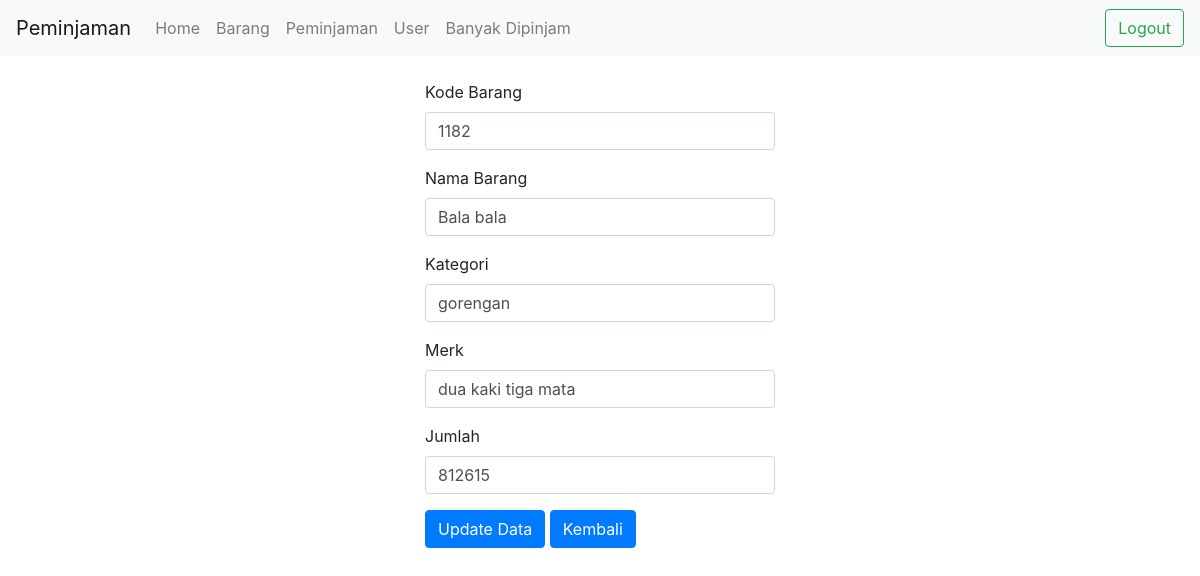
/edit.php?id=20 (signed in), run on the app's committed database.
### tables this page shows
CREATE TABLE `barang` (
  `id` int(11) NOT NULL,
  `kode_brg` varchar(25) NOT NULL,
  `nama_brg` varchar(30) NOT NULL,
  `kategori` varchar(25) NOT NULL,
  `merk` varchar(25) NOT NULL,
  `jumlah` int(11) NOT NULL
);

### database.php (called while the page is built, shortened)
<?php
$host = "localhost";
$user = "root";
$pass = "";
$dbname = "sts";
$koneksi = mysqli_connect($host, $user, $pass, $dbname) or die("Gagal terhubung dengan database " . mysqli_error($koneksi));
function editdatabarang($tablename, $id)
{
    global $koneksi;
    $query = "SELECT * from $tablename where id = $id";
    $hasil = $koneksi->query($query);
    if ($hasil->num_rows > 0) {
        return $hasil->fetch_assoc();
    } else {
        return null;
    }
}
?>

### edit.php (the view, shortened to what this page needs)
<?php
require_once('database.php');
if (isset($_GET['id'])) {
    $id = $_GET['id'];
    $barang = editdatabarang('barang', $id);
    if ($barang) {
        ?>
        <!doctype html>
        <html lang="en">
        <head>
            <link rel="stylesheet" href="https://cdn.jsdelivr.net/npm/bootstrap@4.6.2/dist/css/bootstrap.min.css"
>
        </head>
        <body>
            <?php
            if ($_SESSION['status'] <> "login") {
                header("location:login.php?msg=belum_login");
            } else {
                require('navbar.php');
            }
            ?>
            <div class="container">
                <div class="row">
                    <div class="col-md-4">
                    </div>
                    <div class="col-md-4">
                        <form action="update_barang.php" method="post">
                            <div class="form-group">
                                <label for="kode">Kode Barang</label>
                                <input class="form-control" id="kode" name="kode_brg"
                                    value="<?php echo $barang['kode_brg']; ?>">
                            </div>
                            <div class="form-group">
                                <label for="mnama">Nama Barang</label>
                                <input class="form-control" id="mnama" name="nama_brg"
                                    value="<?php echo $barang['nama_brg']; ?>">
                            </div>
                            <div class="form-group">
                                <label for="kategori">Kategori</label>
                                <input class="form-control" id="kategori" name="kategori"
                                    value="<?php echo $barang['kategori']; ?>">
                            </div>
                            <div class="form-group">
                                <label for="merk">Merk</label>
                                <input class="form-control" id="merk" name="merk" value="<?php echo $barang['merk']; ?>">
                            </div>
                            <div class="form-group">
                                <label for="jumlah">Jumlah</label>
                                <input type="number" class="form-control" id="jumlah" name="jumlah"
                                    value="<?php echo $barang['jumlah']; ?>">
                            </div>
                            <button type="button" class="btn btn-primary" data-toggle="modal" data-target="#exampleModal">
                                Update Data
                            </button>
                             <a type="button" class="btn btn-primary" href="barang.php" name="kembali"
                                value="kembali">Kembali</a>
                        </form>
                    </div>
                </div>
            </div>
        </body>
        </html>
        <?php
    } else {
        echo "Barang tidak ditemukan.";
    }
} else {
    echo "ID Barang tidak diberikan.";
}
?>

### data on the page
barang: kode_brg "1182", nama_brg "Bala bala", kategori "gorengan", merk "dua kaki tiga mata", jumlah "812615"
